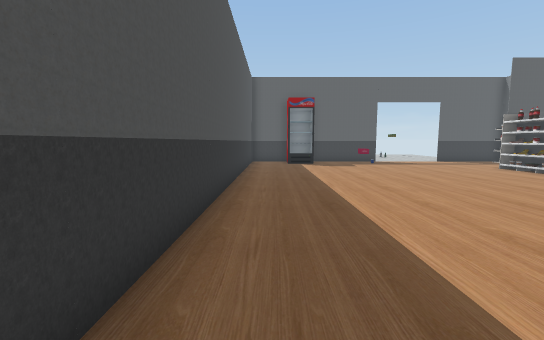
[1] (above)

16 first-person views from a walk through a Unity game level. The camera is 1.3 m above the floor, tilts 6° down and sees 90° across. Doors are open. The floor is counted in squares, 1 m on a side. Each view is taken from the middle of a square. On the plan, view 1 faces up. The plan holds only what a view shows up to about 13 squares ahead; the rest is blank. Some surface patterns are stand-ins.

[2]
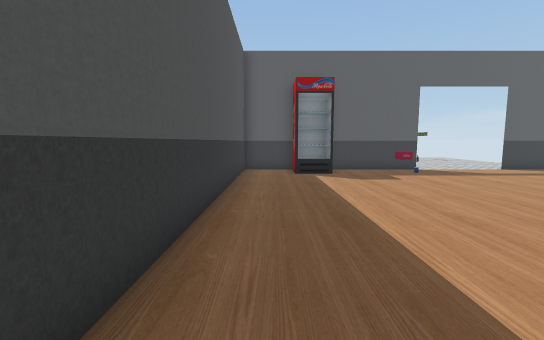

[3]
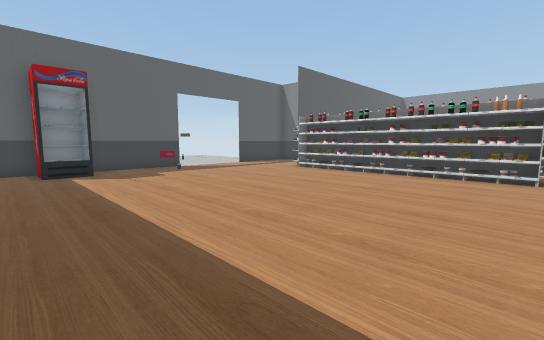

[4]
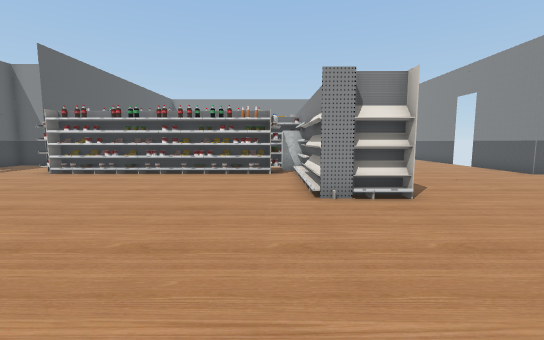

[5]
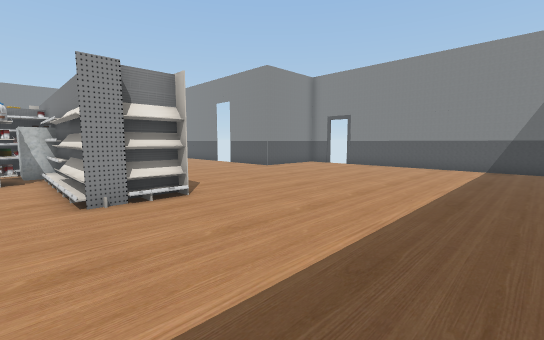

[6]
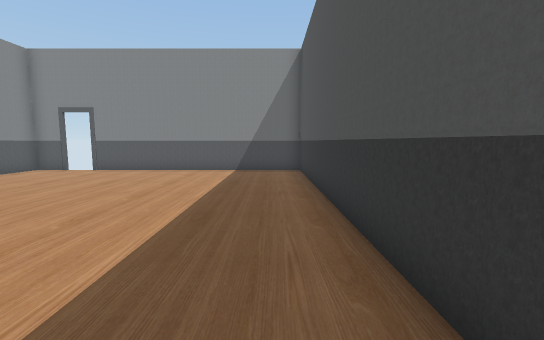

[7]
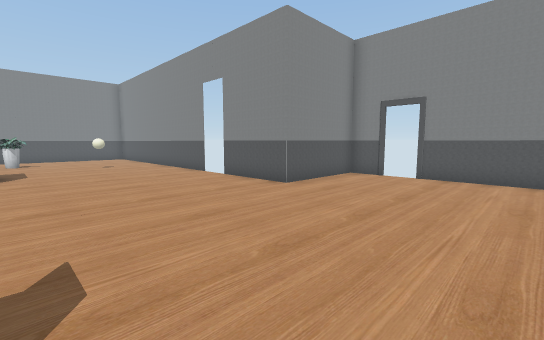

[8]
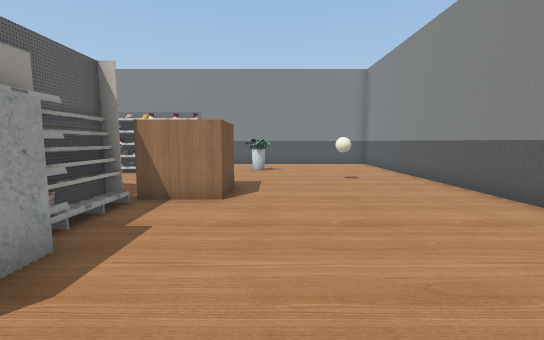

[9]
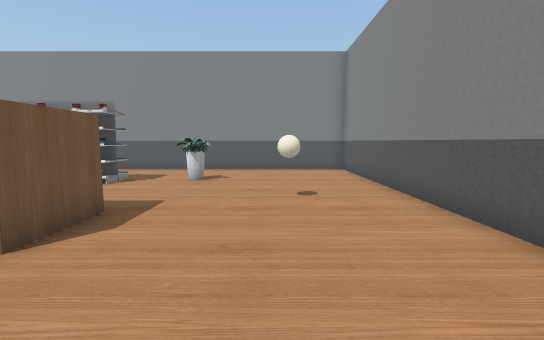

[10]
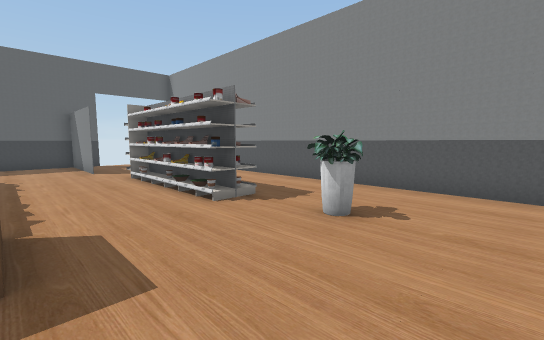

[11]
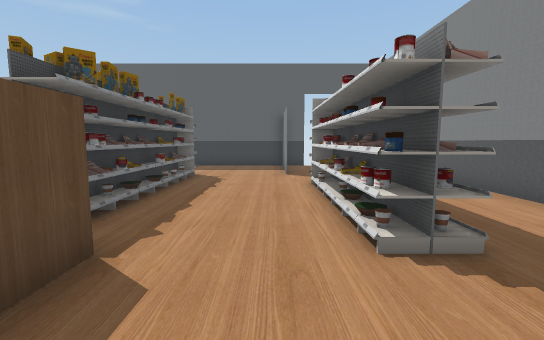

[12]
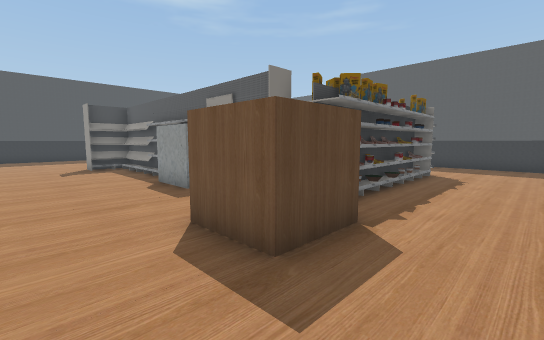

[13]
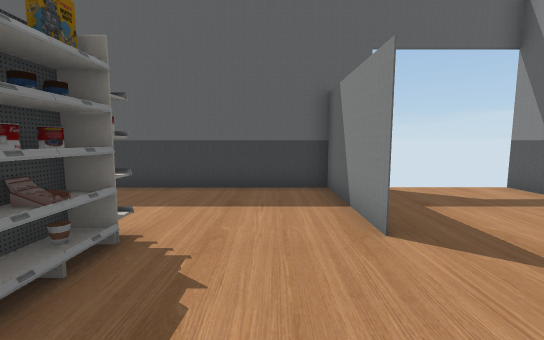

[14]
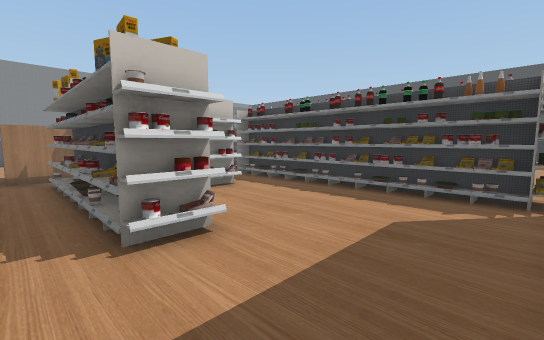

[15]
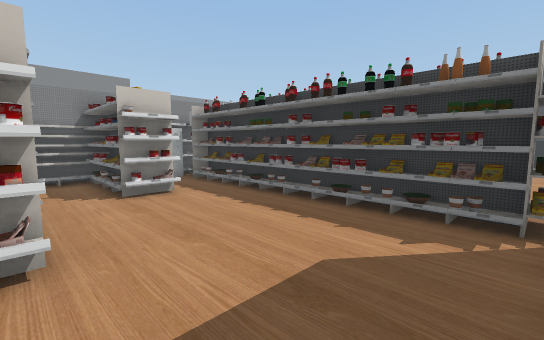

[16]
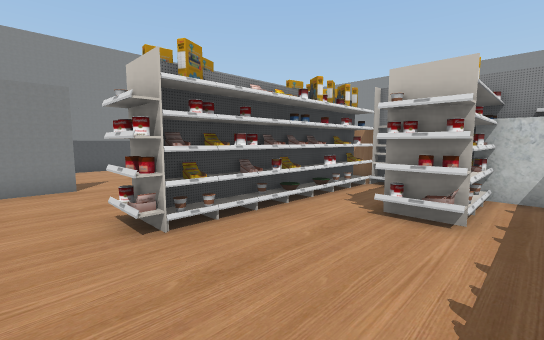

### Floor plan
Key: @ floor where view 1 was taken; # wall or solid block; . floor; D open door; O other object.
Columns run from 2 left of view 1 to 27 right of it. Each row starts with its distance up from view 1.
 18 ######### ...###
 17 #..OO..........
 16 #..OO..O........
 15 #...............
 14 #.............#   #######    #
 13 #............##.........#....#
 12 #............##.........#....
 11 #............##.........#...
 10 #............##....OO...#..
  9 #............##....OO........#
  8 #............##....OO........#
  7 #............##....OO...OO   #
  6 #............##.OO.OO...OO  .#
  5 #............##.OO.OO...OO ..#
  4 #............##.OO.OO...OO...#
  3 #.......#######OOO#OO...OO...#
  2 #.......#######OOO.OOO..OO...#
  1 #.......##.........O O.......#
  0 #.@................OOO...OO..#
 -1 #........................O...#
 -2 #............................#
 -3 #.....................O......#
 -4 #............................#
 -5 #............................#
 -6 #............................#
 -7 #............###  ############
 -8 #............#
 -9 #............#
-10 #.........DD.#
-11 ##########  ##

Where each view was taken, in squares from view 1:
view 1: 0 up, 0 right, facing up
view 2: 5 up, 0 right, facing up
view 3: 4 up, 0 right, facing up-right
view 4: 4 up, 0 right, facing right
view 5: 4 up, 0 right, facing down-right
view 6: 2 up, 0 right, facing down
view 7: 0 up, 5 right, facing down-right
view 8: 1 down, 11 right, facing right
view 9: 3 down, 14 right, facing right
view 10: 3 down, 19 right, facing up-right
view 11: 1 down, 21 right, facing up
view 12: 2 down, 21 right, facing up-left
view 13: 6 up, 20 right, facing up
view 14: 13 up, 19 right, facing down-left
view 15: 13 up, 17 right, facing down-left
view 16: 11 up, 13 right, facing down-right
